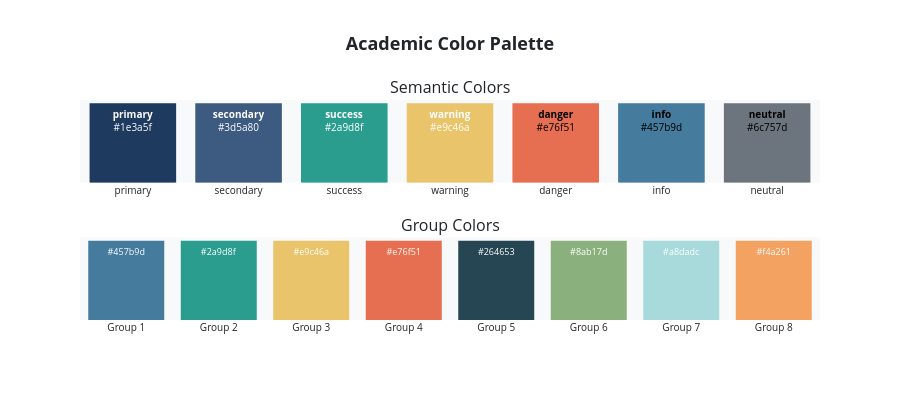
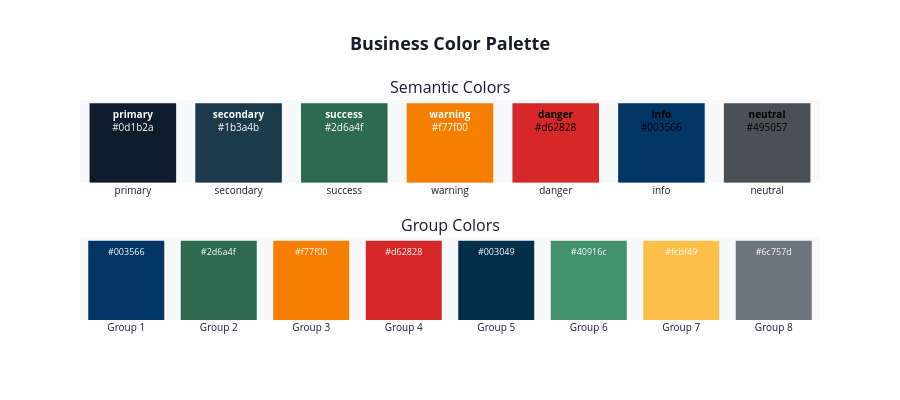
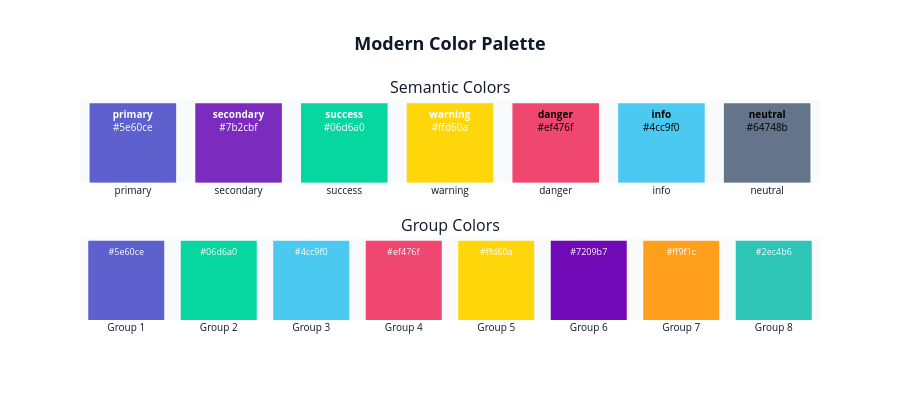

Write notebook code for charts like these, in order.
### Markdown cell above
### 17d. Colour Palette Preview & Save Plots to Files

Preview each style's colour palette and demonstrate saving all plots to disk.

### Code cell
# Preview colour palettes for all 4 styles
from vfairness.evaluation.vfairness_metrics.visualization import preview_palette, get_available_styles

styles = get_available_styles()
print(f"Previewing palettes for {len(styles)} styles: {styles}\n")

for style in styles:
    print(f"--- {style.upper()} palette ---")
    palette_fig = preview_palette(style)
    if palette_fig is not None:
        # Plotly returns a figure; matplotlib returns a Figure too
        if hasattr(palette_fig, 'show'):
            palette_fig.show()
        else:
            plt.show()
    print()

### Figure 1 — Plotly figure (JSON) as saved in the notebook; plotly's stock layout.template omitted (floating-point values rounded to 4 significant figures)
{"data": [{"marker": {"color": ["#1e3a5f", "#3d5a80", "#2a9d8f", "#e9c46a", "#e76f51", "#457b9d", "#6c757d"], "line": {"color": ["#1e3a5f", "#3d5a80", "#2a9d8f", "#e9c46a", "#e76f51", "#457b9d", "#6c757d"], "width": 2}}, "showlegend": false, "text": ["<b>primary</b><br>#1e3a5f", "<b>secondary</b><br>#3d5a80", "<b>success</b><br>#2a9d8f", "<b>warning</b><br>#e9c46a", "<b>danger</b><br>#e76f51", "<b>info</b><br>#457b9d", "<b>neutral</b><br>#6c757d"], "textfont": {"color": ["white", "white", "white", "white", "black", "black", "black"], "size": 10}, "textposition": "inside", "type": "bar", "x": ["primary", "secondary", "success", "warning", "danger", "info", "neutral"], "xaxis": "x", "y": [1, 1, 1, 1, 1, 1, 1], "yaxis": "y"}, {"marker": {"color": ["#457b9d", "#2a9d8f", "#e9c46a", "#e76f51", "#264653", "#8ab17d", "#a8dadc", "#f4a261"], "line": {"color": ["#457b9d", "#2a9d8f", "#e9c46a", "#e76f51", "#264653", "#8ab17d", "#a8dadc", "#f4a261"], "width": 2}}, "showlegend": false, "text": ["#457b9d", "#2a9d8f", "#e9c46a", "#e76f51", "#264653", "#8ab17d", "#a8dadc", "#f4a261"], "textfont": {"color": "white", "size": 9}, "textposition": "inside", "type": "bar", "x": ["Group 1", "Group 2", "Group 3", "Group 4", "Group 5", "Group 6", "Group 7", "Group 8"], "xaxis": "x2", "y": [1, 1, 1, 1, 1, 1, 1, 1], "yaxis": "y2"}], "layout": {"annotations": [{"font": {"size": 16}, "showarrow": false, "text": "Semantic Colors", "x": 0.5, "xanchor": "center", "xref": "paper", "y": 1, "yanchor": "bottom", "yref": "paper"}, {"font": {"size": 16}, "showarrow": false, "text": "Group Colors", "x": 0.5, "xanchor": "center", "xref": "paper", "y": 0.375, "yanchor": "bottom", "yref": "paper"}], "font": {"color": "#212529"}, "height": 400, "paper_bgcolor": "#ffffff", "plot_bgcolor": "#f8f9fa", "showlegend": false, "title": {"font": {"color": "#212529", "size": 18}, "text": "<b>Academic Color Palette</b>", "x": 0.5}, "xaxis": {"anchor": "y", "domain": [0, 1], "tickfont": {"size": 10}}, "xaxis2": {"anchor": "y2", "domain": [0, 1], "tickfont": {"size": 10}}, "yaxis": {"anchor": "x", "domain": [0.625, 1], "visible": false}, "yaxis2": {"anchor": "x2", "domain": [0, 0.375], "visible": false}}}

### Figure 2 — Plotly figure (JSON) as saved in the notebook; plotly's stock layout.template omitted (floating-point values rounded to 4 significant figures)
{"data": [{"marker": {"color": ["#0d1b2a", "#1b3a4b", "#2d6a4f", "#f77f00", "#d62828", "#003566", "#495057"], "line": {"color": ["#0d1b2a", "#1b3a4b", "#2d6a4f", "#f77f00", "#d62828", "#003566", "#495057"], "width": 2}}, "showlegend": false, "text": ["<b>primary</b><br>#0d1b2a", "<b>secondary</b><br>#1b3a4b", "<b>success</b><br>#2d6a4f", "<b>warning</b><br>#f77f00", "<b>danger</b><br>#d62828", "<b>info</b><br>#003566", "<b>neutral</b><br>#495057"], "textfont": {"color": ["white", "white", "white", "white", "black", "black", "black"], "size": 10}, "textposition": "inside", "type": "bar", "x": ["primary", "secondary", "success", "warning", "danger", "info", "neutral"], "xaxis": "x", "y": [1, 1, 1, 1, 1, 1, 1], "yaxis": "y"}, {"marker": {"color": ["#003566", "#2d6a4f", "#f77f00", "#d62828", "#003049", "#40916c", "#fcbf49", "#6c757d"], "line": {"color": ["#003566", "#2d6a4f", "#f77f00", "#d62828", "#003049", "#40916c", "#fcbf49", "#6c757d"], "width": 2}}, "showlegend": false, "text": ["#003566", "#2d6a4f", "#f77f00", "#d62828", "#003049", "#40916c", "#fcbf49", "#6c757d"], "textfont": {"color": "white", "size": 9}, "textposition": "inside", "type": "bar", "x": ["Group 1", "Group 2", "Group 3", "Group 4", "Group 5", "Group 6", "Group 7", "Group 8"], "xaxis": "x2", "y": [1, 1, 1, 1, 1, 1, 1, 1], "yaxis": "y2"}], "layout": {"annotations": [{"font": {"size": 16}, "showarrow": false, "text": "Semantic Colors", "x": 0.5, "xanchor": "center", "xref": "paper", "y": 1, "yanchor": "bottom", "yref": "paper"}, {"font": {"size": 16}, "showarrow": false, "text": "Group Colors", "x": 0.5, "xanchor": "center", "xref": "paper", "y": 0.375, "yanchor": "bottom", "yref": "paper"}], "font": {"color": "#1a1a2e"}, "height": 400, "paper_bgcolor": "#ffffff", "plot_bgcolor": "#f8f9fa", "showlegend": false, "title": {"font": {"color": "#1a1a2e", "size": 18}, "text": "<b>Business Color Palette</b>", "x": 0.5}, "xaxis": {"anchor": "y", "domain": [0, 1], "tickfont": {"size": 10}}, "xaxis2": {"anchor": "y2", "domain": [0, 1], "tickfont": {"size": 10}}, "yaxis": {"anchor": "x", "domain": [0.625, 1], "visible": false}, "yaxis2": {"anchor": "x2", "domain": [0, 0.375], "visible": false}}}

### Figure 3 — Plotly figure (JSON) as saved in the notebook; plotly's stock layout.template omitted (floating-point values rounded to 4 significant figures)
{"data": [{"marker": {"color": ["#5e60ce", "#7b2cbf", "#06d6a0", "#ffd60a", "#ef476f", "#4cc9f0", "#64748b"], "line": {"color": ["#5e60ce", "#7b2cbf", "#06d6a0", "#ffd60a", "#ef476f", "#4cc9f0", "#64748b"], "width": 2}}, "showlegend": false, "text": ["<b>primary</b><br>#5e60ce", "<b>secondary</b><br>#7b2cbf", "<b>success</b><br>#06d6a0", "<b>warning</b><br>#ffd60a", "<b>danger</b><br>#ef476f", "<b>info</b><br>#4cc9f0", "<b>neutral</b><br>#64748b"], "textfont": {"color": ["white", "white", "white", "white", "black", "black", "black"], "size": 10}, "textposition": "inside", "type": "bar", "x": ["primary", "secondary", "success", "warning", "danger", "info", "neutral"], "xaxis": "x", "y": [1, 1, 1, 1, 1, 1, 1], "yaxis": "y"}, {"marker": {"color": ["#5e60ce", "#06d6a0", "#4cc9f0", "#ef476f", "#ffd60a", "#7209b7", "#ff9f1c", "#2ec4b6"], "line": {"color": ["#5e60ce", "#06d6a0", "#4cc9f0", "#ef476f", "#ffd60a", "#7209b7", "#ff9f1c", "#2ec4b6"], "width": 2}}, "showlegend": false, "text": ["#5e60ce", "#06d6a0", "#4cc9f0", "#ef476f", "#ffd60a", "#7209b7", "#ff9f1c", "#2ec4b6"], "textfont": {"color": "white", "size": 9}, "textposition": "inside", "type": "bar", "x": ["Group 1", "Group 2", "Group 3", "Group 4", "Group 5", "Group 6", "Group 7", "Group 8"], "xaxis": "x2", "y": [1, 1, 1, 1, 1, 1, 1, 1], "yaxis": "y2"}], "layout": {"annotations": [{"font": {"size": 16}, "showarrow": false, "text": "Semantic Colors", "x": 0.5, "xanchor": "center", "xref": "paper", "y": 1, "yanchor": "bottom", "yref": "paper"}, {"font": {"size": 16}, "showarrow": false, "text": "Group Colors", "x": 0.5, "xanchor": "center", "xref": "paper", "y": 0.375, "yanchor": "bottom", "yref": "paper"}], "font": {"color": "#0f172a"}, "height": 400, "paper_bgcolor": "#ffffff", "plot_bgcolor": "#f8fafc", "showlegend": false, "title": {"font": {"color": "#0f172a", "size": 18}, "text": "<b>Modern Color Palette</b>", "x": 0.5}, "xaxis": {"anchor": "y", "domain": [0, 1], "tickfont": {"size": 10}}, "xaxis2": {"anchor": "y2", "domain": [0, 1], "tickfont": {"size": 10}}, "yaxis": {"anchor": "x", "domain": [0.625, 1], "visible": false}, "yaxis2": {"anchor": "x2", "domain": [0, 0.375], "visible": false}}}
